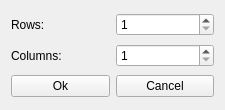
<?xml version="1.0" encoding="UTF-8"?>
<ui version="4.0">
 <class>TableResizeDialog</class>
 <widget class="QWidget" name="TableResizeDialog">
  <property name="windowModality">
   <enum>Qt::ApplicationModal</enum>
  </property>
  <property name="geometry">
   <rect>
    <x>0</x>
    <y>0</y>
    <width>225</width>
    <height>110</height>
   </rect>
  </property>
  <property name="minimumSize">
   <size>
    <width>225</width>
    <height>110</height>
   </size>
  </property>
  <property name="maximumSize">
   <size>
    <width>225</width>
    <height>110</height>
   </size>
  </property>
  <property name="windowTitle">
   <string>Resize</string>
  </property>
  <property name="windowIcon">
   <iconset resource="images.qrc">
    <normaloff>:/images/icons/icon.ico</normaloff>:/images/icons/icon.ico</iconset>
  </property>
  <layout class="QGridLayout" name="gridLayout">
   <item row="0" column="0">
    <widget class="QLabel" name="labelRows">
     <property name="text">
      <string>Rows:</string>
     </property>
    </widget>
   </item>
   <item row="0" column="1">
    <widget class="QSpinBox" name="spinBoxRows">
     <property name="minimum">
      <number>1</number>
     </property>
    </widget>
   </item>
   <item row="1" column="0">
    <widget class="QLabel" name="labelColumns">
     <property name="text">
      <string>Columns:</string>
     </property>
    </widget>
   </item>
   <item row="1" column="1">
    <widget class="QSpinBox" name="spinBoxColumns">
     <property name="minimum">
      <number>1</number>
     </property>
    </widget>
   </item>
   <item row="2" column="0">
    <widget class="QPushButton" name="pushButtonOk">
     <property name="text">
      <string>Ok</string>
     </property>
    </widget>
   </item>
   <item row="2" column="1">
    <widget class="QPushButton" name="pushButtonCancel">
     <property name="minimumSize">
      <size>
       <width>0</width>
       <height>22</height>
      </size>
     </property>
     <property name="text">
      <string>Cancel</string>
     </property>
    </widget>
   </item>
  </layout>
 </widget>
 <resources>
  <include location="images.qrc"/>
 </resources>
 <connections/>
</ui>
